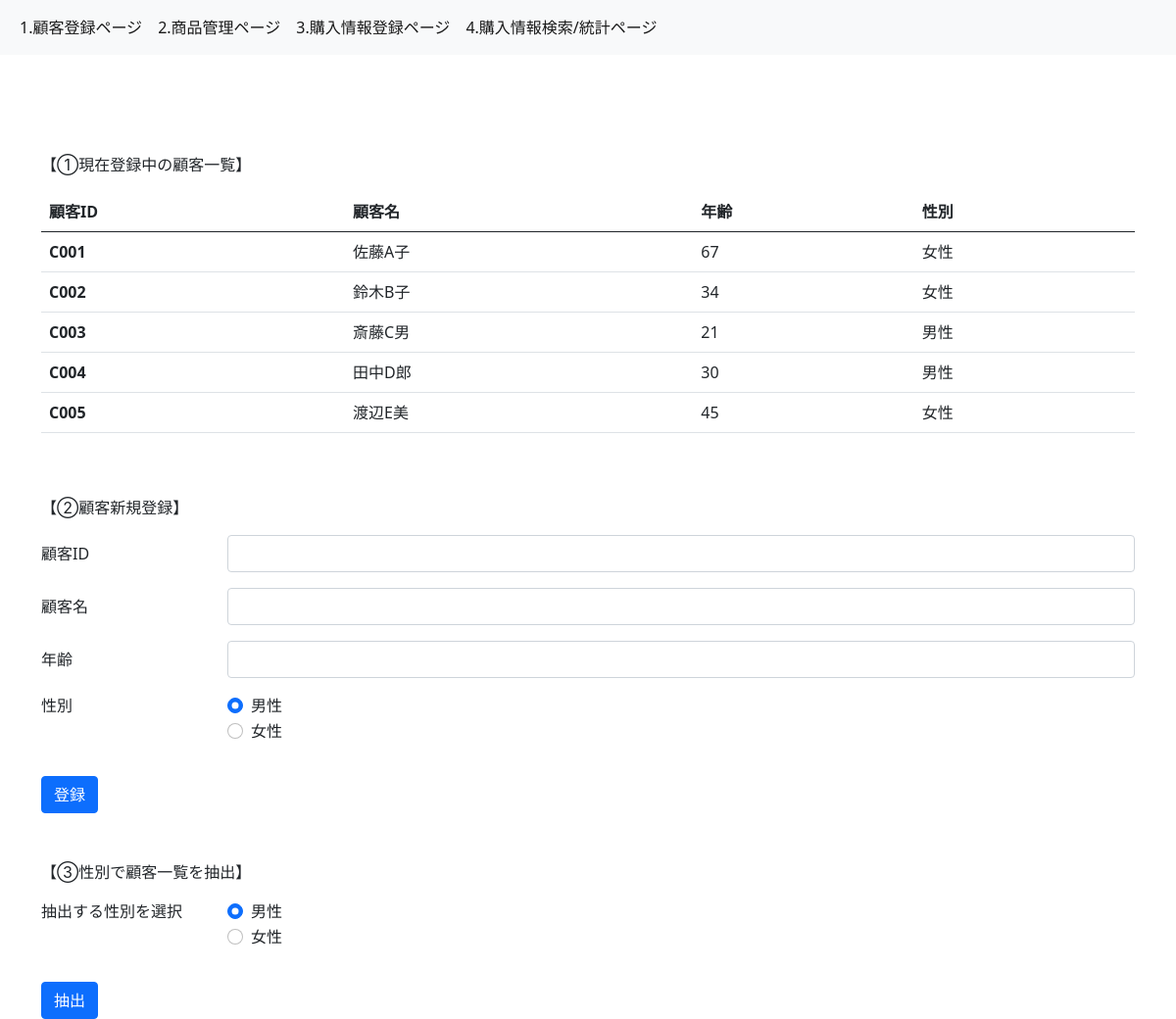
The page / on the database its author committed.
### models.py (models this page shows, shortened)
class Customer(db.Model):
    __tablename__ = "customers"
    customer_id = db.Column(db.String, primary_key=True)
    customer_name = db.Column(db.String, nullable=False)
    age = db.Column(db.Integer)
    gender = db.Column(db.String)
    purchases = db.relationship("Purchase", backref="customers",cascade="delete")

### app.py (the view)
@app.route("/")
def index():
    customers = Customer.query.all()
    return render_template("1_index.html", customers = customers)

### templates/1_index.html (shortened to what this page needs)
{% extends "base.html" %}
{% block content %}
<p>【①現在登録中の顧客一覧】</p>
<table class="table">
  <thead>
    <tr>
      <th scope="col">顧客ID</th>
      <th scope="col">顧客名</th>
      <th scope="col">年齢</th>
      <th scope="col">性別</th>
    </tr>
  </thead>
  <tbody>
    {% for customer in customers %}
    <tr>
      <th scope="row">{{customer.customer_id}}</th>
      <td>{{customer.customer_name}}</td>
      <td>{{customer.age}}</td>
      <td>{{customer.gender}}</td>
    </tr>
    {% endfor %}
  </tbody>
</table>
<br></br>
<p>【②顧客新規登録】</p>
<form action="/add_customer" method="post">
    <div class="row mb-3">
      <label for="input-customer-id" class="col-sm-2 col-form-label">顧客ID</label>
      <div class="col-sm-10">
        <input type="text" class="form-control" id="input-customer-id" name="input-customer-id">
      </div>
    </div>
    <div class="row mb-3">
      <label for="input-customer-name" class="col-sm-2 col-form-label">顧客名</label>
      <div class="col-sm-10">
        <input type="text" class="form-control" id="input-customer-name" name="input-customer-name">
      </div>
    </div>
    <div class="row mb-3">
      <label for="input-age" class="col-sm-2 col-form-label">年齢</label>
      <div class="col-sm-10">
        <input type="numer" class="form-control" id="input-age" name="input-age">
      </div>
    </div>
    <fieldset class="row mb-3">
      <legend class="col-form-label col-sm-2 pt-0">性別</legend>
      <div class="col-sm-10">
        <div class="form-check">
          <input class="form-check-input" type="radio" name="input-gender" id="gender-male" value="男性" checked>
          <label class="form-check-label" for="gender-male">
            男性
          </label>
        </div>
        <div class="form-check">
          <input class="form-check-input" type="radio" name="input-gender" id="gender-female" value="女性">
          <label class="form-check-label" for="gender-female">
            女性
          </label>
        </div>
      </div>
    </fieldset>
    <button type="submit" class="btn btn-primary">登録</button>
  </form>
  <br />
  <br />
  <p>【③性別で顧客一覧を抽出】</p>
  <form action="/select_gender" method="post">
  <fieldset class="row mb-3">
    <legend class="col-form-label col-sm-2 pt-0">抽出する性別を選択</legend>
    <div class="col-sm-10">
      <div class="form-check">
        <input class="form-check-input" type="radio" name="input-gender2" id="gender-male2" value="男性" checked>
        <label class="form-check-label" for="gender-male2">
          男性
        </label>
      </div>
      <div class="form-check">
        <input class="form-check-input" type="radio" name="input-gender2" id="gender-female2" value="女性">
        <label class="form-check-label" for="gender-female2">
          女性
        </label>
      </div>
    </div>
  </fieldset>
  <button type="submit" class="btn btn-primary">抽出</button>
  </form>
{% endblock %}

### rows shown on the page
Customer: customer_id "C001", customer_name "佐藤A子", age "67", gender "女性"
Customer: customer_id "C002", customer_name "鈴木B子", age "34", gender "女性"
Customer: customer_id "C003", customer_name "斎藤C男", age "21", gender "男性"
Customer: customer_id "C004", customer_name "田中D郎", age "30", gender "男性"
Customer: customer_id "C005", customer_name "渡辺E美", age "45", gender "女性"
